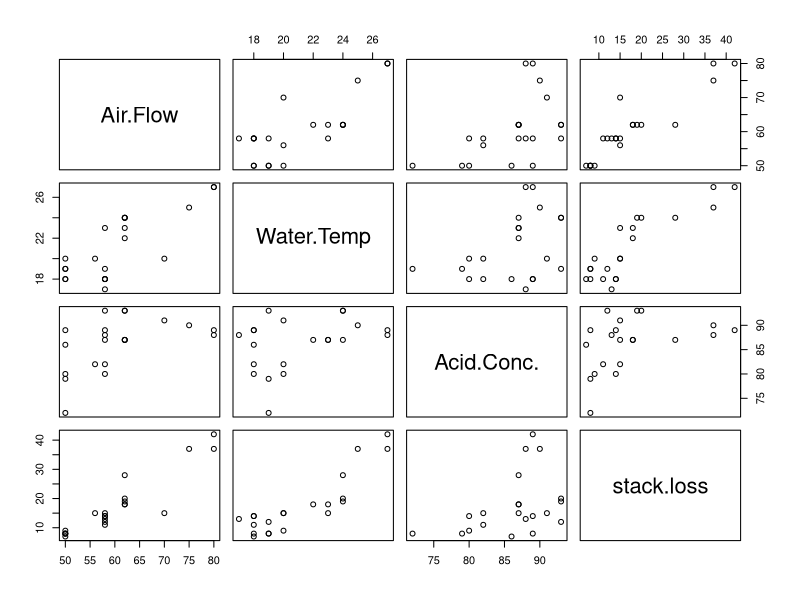
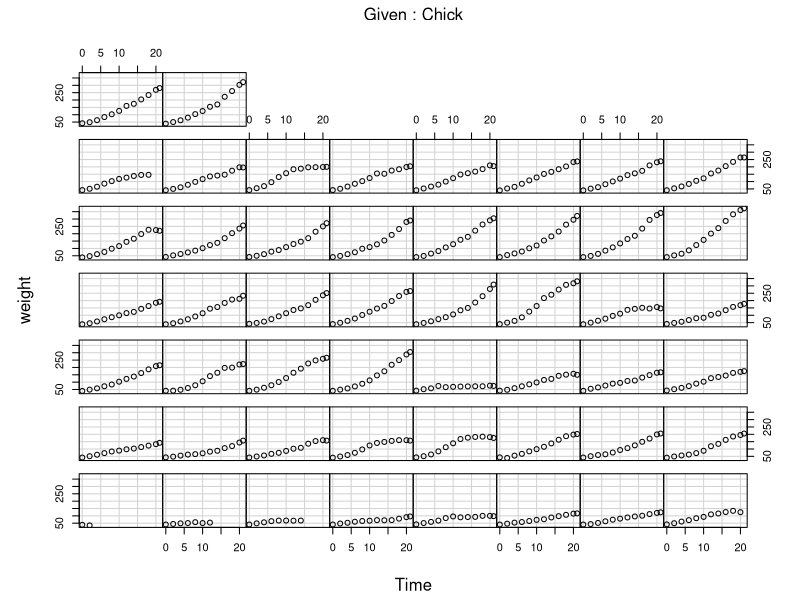
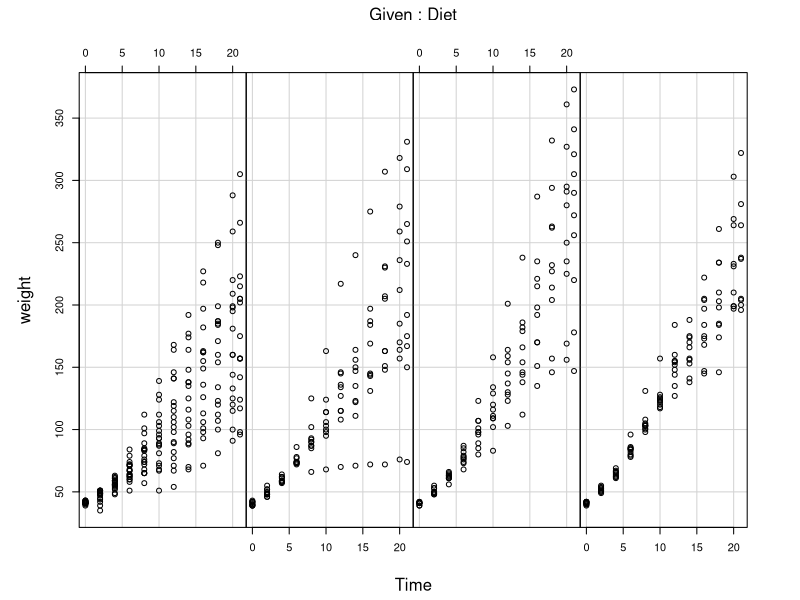
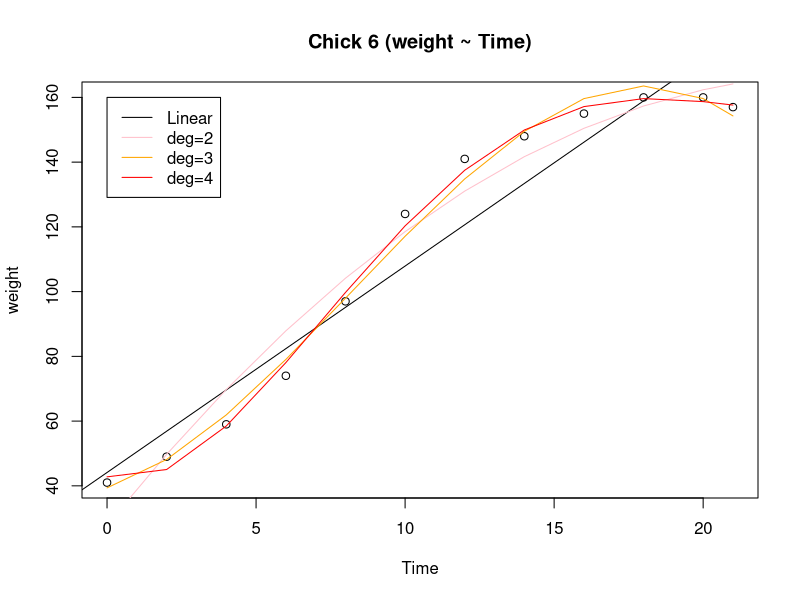
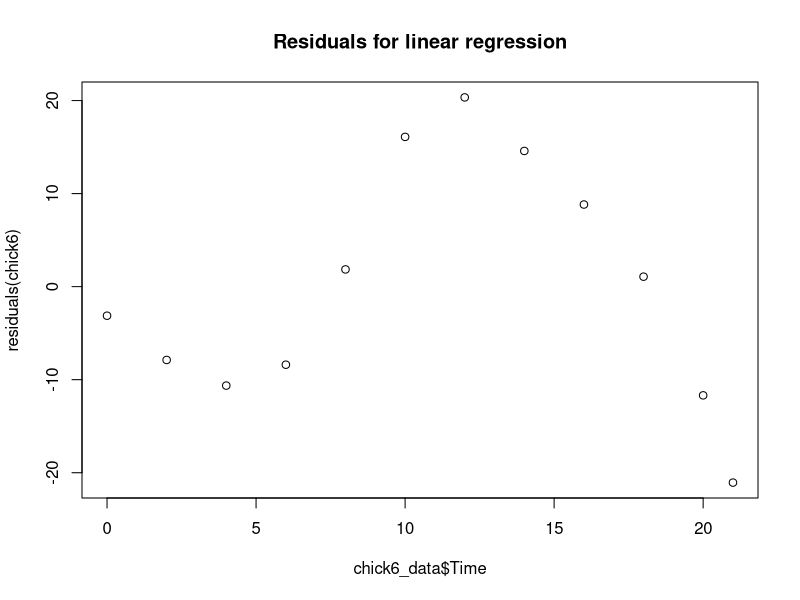
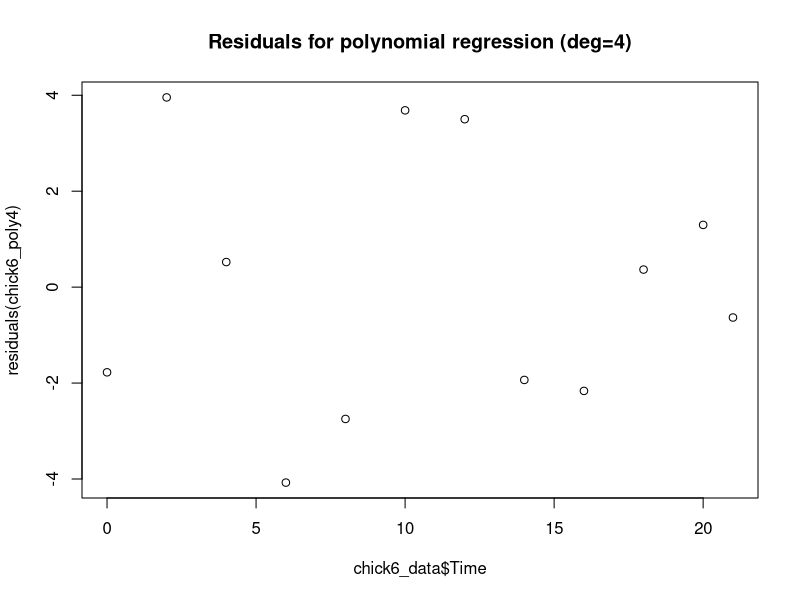
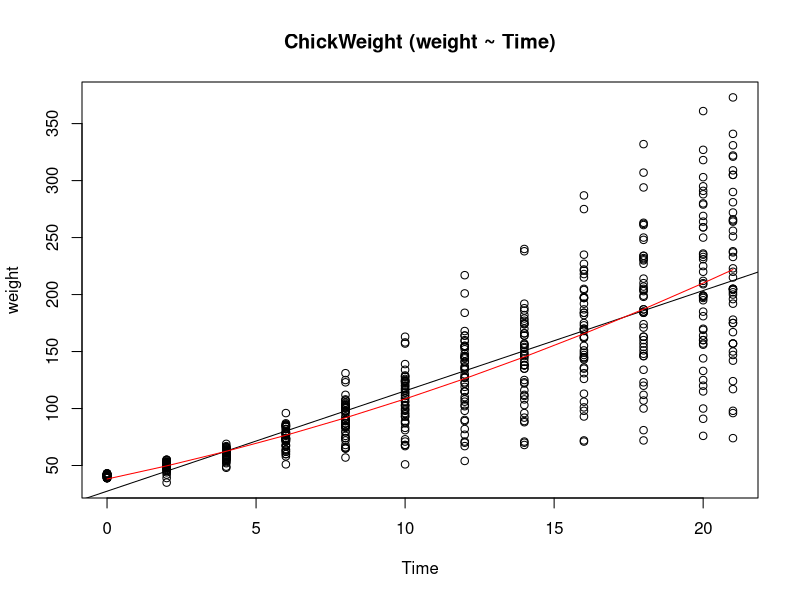
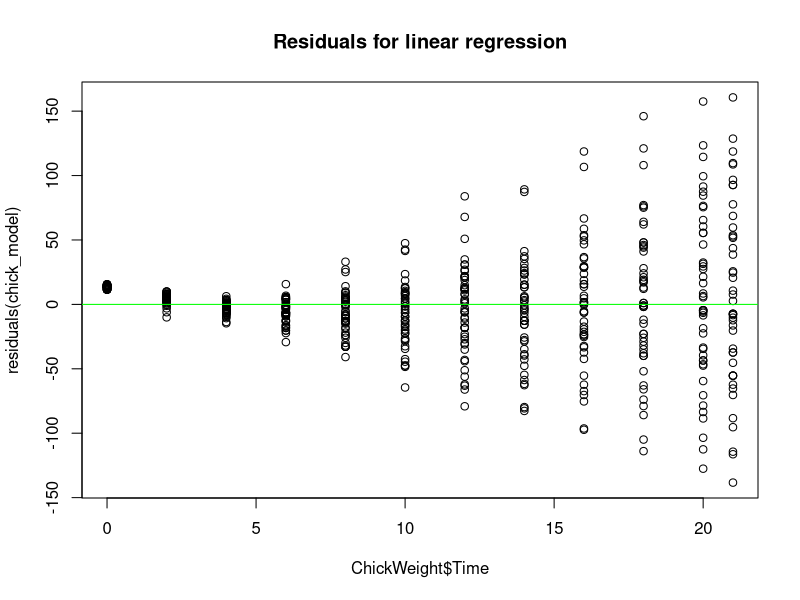

Reproduce these figures in R, in order.
## ---- chunk 1
knitr::opts_chunk$set(echo = TRUE)
## ---- chunk 2
data(stackloss)
plot(stackloss)
mlr_stackloss <- lm (stack.loss ~ Air.Flow + Water.Temp + Acid.Conc. , data = stackloss)
summary(mlr_stackloss)
confint(mlr_stackloss, level = 0.9)
predict(mlr_stackloss, newdata = data.frame(Air.Flow=58, Water.Temp=20, Acid.Conc.=86), interval = "prediction", level = 0.95)
mlr_stackloss_no3 <- lm (stack.loss ~ Air.Flow + Water.Temp , data = stackloss)
anova(mlr_stackloss_no3, mlr_stackloss)
## ---- chunk 3
data(ChickWeight)
coplot(weight ~ Time | Chick, data = ChickWeight, type='b', show.given = FALSE)
coplot(weight ~ Time | Diet, data = ChickWeight, columns=4, show.given = FALSE)
## ---- chunk 4
chick6_data <- ChickWeight[which(ChickWeight$Chick==6), ]
chick6 <- lm(weight ~ Time, data=chick6_data)
plot(weight~Time, data=chick6_data, main='Chick 6 (weight ~ Time)')
abline(chick6)
chick6_poly2 <- lm(weight ~ poly(Time,2, raw=TRUE), data=chick6_data)
chick6_poly3 <- lm(weight ~ poly(Time,3, raw=TRUE), data=chick6_data)
chick6_poly4 <- lm(weight ~ poly(Time,4, raw=TRUE), data=chick6_data)
lines(chick6_data$Time, predict(chick6_poly2), col = 'pink')
lines(chick6_data$Time, predict(chick6_poly3), col = 'orange')
lines(chick6_data$Time, predict(chick6_poly4), col = 'red')
legend(0, 160, legend=c("Linear", "deg=2", "deg=3", "deg=4"),
       col=c("black", "pink", "orange", "red"), lty=1)
plot(residuals(chick6) ~ chick6_data$Time, main='Residuals for linear regression')
plot(residuals(chick6_poly4) ~ chick6_data$Time, main='Residuals for polynomial regression (deg=4)')
summary(chick6_poly4)

## ---- chunk 5
plot(weight~Time, data=ChickWeight, main='ChickWeight (weight ~ Time)')
chick_model <- lm(weight ~ Time, data=ChickWeight)
abline(chick_model)
chick_poly <- lm(weight ~ poly(Time, 2), data=ChickWeight)
poly_data <- data.frame(x=ChickWeight$Time, y=predict(chick_poly, data=ChickWeight$Time))
poly_data <- poly_data[order(poly_data$x),]
lines(poly_data$x, poly_data$y, col='red')
plot(residuals(chick_model) ~ ChickWeight$Time, main='Residuals for linear regression')
abline(lm(residuals(chick_model) ~ ChickWeight$Time), col='green')
plot(residuals(chick_poly) ~ ChickWeight$Time, main='Residuals for polynomial regression (deg=2)')
abline(lm(residuals(chick_poly) ~ ChickWeight$Time), col='green')
## ---- chunk 6
plot(weight~Time, data=ChickWeight, main='ChickWeight (weight ~ Time)')
colors <- c('blue', 'purple','orchid', 'red')
diet_1 <- ChickWeight[which(ChickWeight$Diet==1),]
diet_2 <- ChickWeight[which(ChickWeight$Diet==2),]
diet_3 <- ChickWeight[which(ChickWeight$Diet==3),]
diet_4 <- ChickWeight[which(ChickWeight$Diet==4),]
model_1 <- lm(weight ~ Time, data=diet_1)
model_2 <- lm(weight ~ Time, data=diet_2)
model_3 <- lm(weight ~ Time, data=diet_3)
model_4 <- lm(weight ~ Time, data=diet_4)
abline(model_1, col=colors[1], lw=2)
abline(model_2, col=colors[2], lw=2)
abline(model_3, col=colors[3], lw=2)
abline(model_4, col=colors[4], lw=2)
legend(0, 380, legend=c("Diet 1", "Diet 2", "Diet 3", "Diet 4"),
       col=colors, lw=2)
boxplot(residuals(model_1), residuals(model_2), residuals(model_3), residuals(model_4), xlab="Diet", ylab='Residuals')
par(mfrow=c(2,2))
plot(residuals(model_1) ~ diet_1$Time, main='Residuals for regression in Diet 1')
abline(lm(residuals(model_1) ~ diet_1$Time), col='green')
plot(residuals(model_2) ~ diet_2$Time, main='Residuals for regression in Diet 2')
abline(lm(residuals(model_2) ~ diet_2$Time), col='green')
plot(residuals(model_3) ~ diet_3$Time, main='Residuals for regression in Diet 3')
abline(lm(residuals(model_3) ~ diet_3$Time), col='green')
plot(residuals(model_4) ~ diet_4$Time, main='Residuals for regression in Diet 4')
abline(lm(residuals(model_4) ~ diet_4$Time), col='green')
